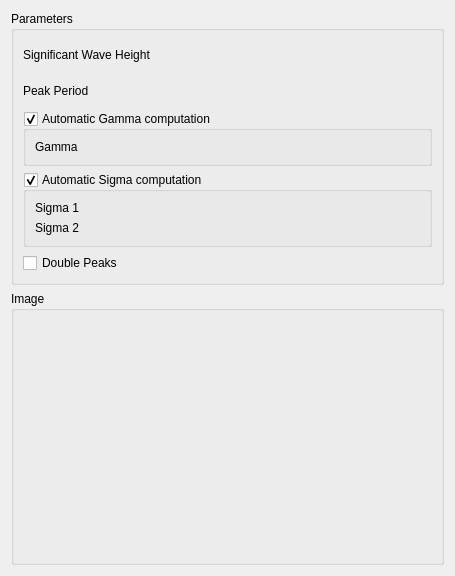
<?xml version="1.0" encoding="UTF-8"?>
<ui version="4.0">
 <class>SeaLabGui::DlgTorsethaugenSpectrum</class>
 <widget class="QWidget" name="SeaLabGui::DlgTorsethaugenSpectrum">
  <property name="geometry">
   <rect>
    <x>0</x>
    <y>0</y>
    <width>455</width>
    <height>576</height>
   </rect>
  </property>
  <property name="windowTitle">
   <string>Feature Parameters</string>
  </property>
  <property name="sizeGripEnabled" stdset="0">
   <bool>true</bool>
  </property>
  <layout class="QGridLayout" name="gridLayout">
   <item row="1" column="0">
    <widget class="QGroupBox" name="GroupBox5_5">
     <property name="title">
      <string>Image</string>
     </property>
     <layout class="QGridLayout" name="_6">
      <property name="leftMargin">
       <number>9</number>
      </property>
      <property name="topMargin">
       <number>9</number>
      </property>
      <property name="rightMargin">
       <number>9</number>
      </property>
      <property name="bottomMargin">
       <number>9</number>
      </property>
      <property name="spacing">
       <number>6</number>
      </property>
      <item row="1" column="0">
       <layout class="QHBoxLayout" name="horizontalLayout_9" stretch="0">
        <item>
         <widget class="QLabel" name="label_Image">
          <property name="text">
           <string/>
          </property>
         </widget>
        </item>
       </layout>
      </item>
     </layout>
    </widget>
   </item>
   <item row="0" column="0">
    <widget class="QGroupBox" name="GroupBox5_3">
     <property name="title">
      <string>Parameters</string>
     </property>
     <layout class="QGridLayout" name="_3">
      <property name="leftMargin">
       <number>9</number>
      </property>
      <property name="topMargin">
       <number>9</number>
      </property>
      <property name="rightMargin">
       <number>9</number>
      </property>
      <property name="bottomMargin">
       <number>9</number>
      </property>
      <property name="spacing">
       <number>6</number>
      </property>
      <item row="2" column="0">
       <layout class="QHBoxLayout" name="horizontalLayout_4" stretch="0,0">
        <item>
         <widget class="QLabel" name="label_4">
          <property name="text">
           <string>Peak Period</string>
          </property>
         </widget>
        </item>
        <item>
         <widget class="Gui::QuantitySpinBox" name="doubleSpinBox_PeakPeriod" native="true">
          <property name="keyboardTracking" stdset="0">
           <bool>false</bool>
          </property>
         </widget>
        </item>
       </layout>
      </item>
      <item row="3" column="0">
       <widget class="QGroupBox" name="GroupBox_AutoGamma">
        <property name="title">
         <string>Automatic Gamma computation</string>
        </property>
        <property name="checkable">
         <bool>true</bool>
        </property>
        <layout class="QGridLayout" name="_4">
         <property name="leftMargin">
          <number>9</number>
         </property>
         <property name="topMargin">
          <number>9</number>
         </property>
         <property name="rightMargin">
          <number>9</number>
         </property>
         <property name="bottomMargin">
          <number>9</number>
         </property>
         <property name="spacing">
          <number>6</number>
         </property>
         <item row="1" column="0">
          <layout class="QHBoxLayout" name="horizontalLayout_11" stretch="0,0">
           <item>
            <widget class="QLabel" name="label_10">
             <property name="text">
              <string>Gamma</string>
             </property>
            </widget>
           </item>
           <item>
            <widget class="Gui::QuantitySpinBox" name="doubleSpinBox_Gamma" native="true">
             <property name="keyboardTracking" stdset="0">
              <bool>false</bool>
             </property>
            </widget>
           </item>
          </layout>
         </item>
        </layout>
       </widget>
      </item>
      <item row="4" column="0" alignment="Qt::AlignVCenter">
       <widget class="QGroupBox" name="GroupBox_AutoSigma">
        <property name="title">
         <string>Automatic Sigma computation</string>
        </property>
        <property name="checkable">
         <bool>true</bool>
        </property>
        <layout class="QGridLayout" name="_5">
         <property name="leftMargin">
          <number>9</number>
         </property>
         <property name="topMargin">
          <number>9</number>
         </property>
         <property name="rightMargin">
          <number>9</number>
         </property>
         <property name="bottomMargin">
          <number>9</number>
         </property>
         <property name="spacing">
          <number>6</number>
         </property>
         <item row="2" column="0">
          <layout class="QHBoxLayout" name="horizontalLayout_15" stretch="0,0">
           <item>
            <widget class="QLabel" name="label_14">
             <property name="text">
              <string>Sigma 2</string>
             </property>
            </widget>
           </item>
           <item>
            <widget class="Gui::QuantitySpinBox" name="doubleSpinBox_Sigma2" native="true">
             <property name="keyboardTracking" stdset="0">
              <bool>false</bool>
             </property>
            </widget>
           </item>
          </layout>
         </item>
         <item row="1" column="0">
          <layout class="QHBoxLayout" name="horizontalLayout_16" stretch="0,0">
           <item>
            <widget class="QLabel" name="label_15">
             <property name="text">
              <string>Sigma 1</string>
             </property>
            </widget>
           </item>
           <item>
            <widget class="Gui::QuantitySpinBox" name="doubleSpinBox_Sigma1" native="true">
             <property name="keyboardTracking" stdset="0">
              <bool>false</bool>
             </property>
            </widget>
           </item>
          </layout>
         </item>
        </layout>
       </widget>
      </item>
      <item row="1" column="0">
       <layout class="QHBoxLayout" name="horizontalLayout" stretch="0,0">
        <item>
         <widget class="QLabel" name="label">
          <property name="text">
           <string>Significant Wave Height</string>
          </property>
         </widget>
        </item>
        <item>
         <widget class="Gui::QuantitySpinBox" name="doubleSpinBox_SignificantWaveHeight" native="true">
          <property name="keyboardTracking" stdset="0">
           <bool>false</bool>
          </property>
         </widget>
        </item>
       </layout>
      </item>
      <item row="5" column="0">
       <layout class="QHBoxLayout" name="horizontalLayout_17" stretch="0">
        <item>
         <widget class="QCheckBox" name="checkBox_DoublePeak">
          <property name="text">
           <string>Double Peaks</string>
          </property>
         </widget>
        </item>
       </layout>
      </item>
     </layout>
    </widget>
   </item>
  </layout>
 </widget>
 <customwidgets>
  <customwidget>
   <class>Gui::QuantitySpinBox</class>
   <extends>QWidget</extends>
   <header>Gui/QuantitySpinBox.h</header>
  </customwidget>
 </customwidgets>
 <resources/>
 <connections/>
</ui>
